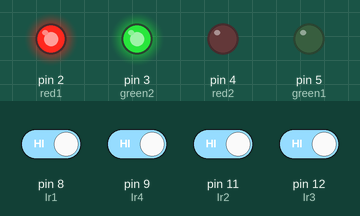
A sketch run on a simulated Arduino Uno, built with avr-gcc and run on an emulated ATmega328P. On the bench: output pins drawn as LEDs (lit = HIGH). The inputs (shaded band) are chosen by the test bench; at power-on: pin 8 (Ir1), pin 9 (Ir4), pin 11 (Ir2), pin 12 (Ir3) HIGH. What the sketch prints to the serial monitor is not drawn.

Above: at 1.2 s.
1.3 s: pin 8 (Ir1) driven LOW
2.8 s: pin 9 (Ir4) driven LOW
Timing chart, 0 to 5.8 s (numbered marks = the images above; inputs shaded):
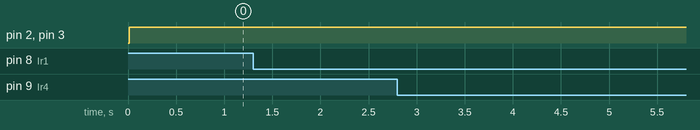

The sketch:

2IR.ino
```cpp
const int Ir1 = 8; // First IR sensor pin INCREASE
const int Ir2 = 11; // Second IR sensor pin DECREASE
const int Ir3 = 12; // Third IR sensor pin INCREASE
const int Ir4 = 9; // Fourth IR sensor pin DECREASE

int green1 = 5;
int red2 = 4; // first set of traffic lights
int green2 = 3;
int red1 = 2; // second set of traffic lights
int carCount1 = 0;
int carCount2 = 0;
int lightChange = 0;
bool carDetected1 = false; // Variable to track if a car has been detected by sensor 1
bool carDetected2 = false; // Variable to track if a car has been detected by sensor 2
bool carDetected3 = false; // Variable to track if a car has been detected by sensor 3
bool carDetected4 = false; // Variable to track if a car has been detected by sensor 4

unsigned long lastChange = 0;

void setup() {
  pinMode(Ir1, INPUT);
  pinMode(Ir2, INPUT);
  pinMode(Ir3, INPUT);
  pinMode(Ir4, INPUT);
  pinMode(green1, OUTPUT);
  pinMode(red2, OUTPUT);
  pinMode(red1, OUTPUT);
  pinMode(green2, OUTPUT);
  Serial.begin(9600);
}

void loop() {
  int val1 = digitalRead(Ir1); // Read sensor 1
  int val2 = digitalRead(Ir2); // Read sensor 2
  int val3 = digitalRead(Ir3); // Read sensor 3
  int val4 = digitalRead(Ir4); // Read sensor 4

  if (val1 == LOW && !carDetected1) { // If sensor 1 is blocked and no car has been detected by sensor 1
    carDetected1 = true; // Set carDetected1 to true
    carCount1++; // Increment the count
    Serial.print("Cars 1: ");
    Serial.println(carCount1);
    delay(500); // Delay to prevent counting multiple times for the same car
  }

  if (val2 == LOW && !carDetected2) { // If sensor 2 is blocked and no car has been detected by sensor 2
    carDetected2 = true; // Set carDetected2 to true
    if (carCount1 > 0) { // Check if count is greater than 0 before decrementing
      carCount1--; // Decrement the count
      Serial.print("Cars 1: ");
      Serial.println(carCount1);
    } else {
      Serial.println("Count already at 0! Lane 1"); // Display message when count is already at 0
    }
    delay(500); // Delay to prevent counting multiple times for the same car
  }

  if (val3 == LOW && !carDetected3) { // If sensor 3 is blocked and no car has been detected by sensor 3
    carDetected3 = true; // Set carDetected3 to true
    carCount2++; // Increment the count
    Serial.print("Cars 2: ");
    Serial.println(carCount2);
    delay(500); // Delay to prevent counting multiple times for the same car
  }

  if (val4 == LOW && !carDetected4) { // If sensor 4 is blocked and no car has been detected by sensor 4
    carDetected4 = true; // Set carDetected4 to true
    if (carCount2 > 0) { // Check if count is greater than 0 before decrementing
      carCount2--; // Decrement the count
      Serial.print("Cars 2: ");
      Serial.println(carCount2);
    } else {
      Serial.println("Count already at 0! Lane 2"); // Display message when count is already at 0
    }
    delay(1000); // Delay to prevent counting multiple times for the same car
  }

  // Check if sensor 1 is unblocked after delay
  if (carDetected1 && val1 == HIGH) {
    carDetected1 = false; // Reset carDetected1
  }

  // Check if sensor 2 is unblocked after delay
  if (carDetected2 && val2 == HIGH) {
    carDetected2 = false; // Reset carDetected2
  }

  // Check if sensor 3 is unblocked after delay
  if (carDetected3 && val3 == HIGH) {
    carDetected3 = false; // Reset carDetected3
  }

  // Check if sensor 4 is unblocked after delay
  if (carDetected4 && val4 == HIGH) {
    carDetected4 = false; // Reset carDetected4
  }

  lightChange++;
  if (lightChange > 500){
    changeLight();
    lightChange = 0;
  }

}

void changeLight(){
  if (carCount1 > carCount2){
      digitalWrite(green1,HIGH);
      digitalWrite(red2,HIGH);
      digitalWrite(red1, LOW);
      digitalWrite(green2, LOW);

  }
  else{
      digitalWrite(green1,LOW);
      digitalWrite(red2,LOW);
      digitalWrite(red1, HIGH);
      digitalWrite(green2, HIGH);
  }
  lastChange = millis(); // Update thetime of the last light change
}
```

Measured:
- after the input at 1.3 s, every drawn part: stays the same
- after the input at 2.8 s, every drawn part: stays the same
